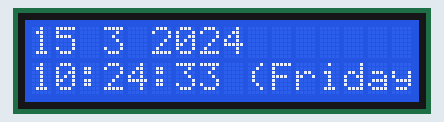
Simulated run of this sketch. Board: Arduino Leonardo, built with avr-gcc and run on an emulated ATmega32U4. Shown: 16×2 character LCD. The local clock reads 2024-03-15 10:24:30 at power-on unless the sketch sets it.

Above: at 3.1 s.
At 7.1 s:
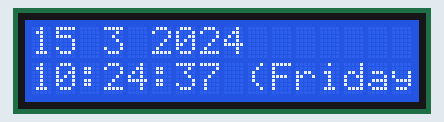
At 11.2 s:
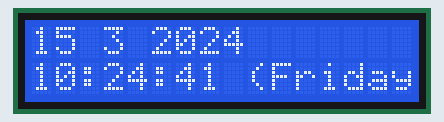
At 19.2 s:
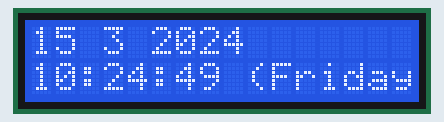
At 27.2 s:
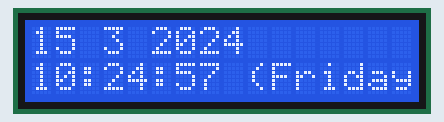
At 37.2 s:
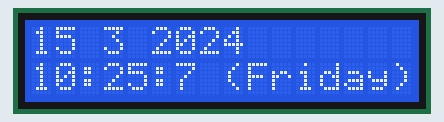

Measured:
- what the display in image 0 shows lasts 2.0 s, from 3.1 s to 5.1 s

The sketch:

TimeRTC.ino
```cpp
// Date and time functions using a DS3231 RTC connected via I2C and Wire lib
#include "RTClib.h"
#include <LiquidCrystal.h>

RTC_DS3231 rtc;

char daysOfTheWeek[7][12] = {"Sunday", "Monday", "Tuesday", "Wednesday", "Thursday", "Friday", "Saturday"};

// initialize the library with the numbers of the interface pins
LiquidCrystal lcd(12, 11, 5, 4, 3, 2);

void setup () {
  // set up the LCD's number of columns and rows:
  lcd.begin(16, 2);
    lcd.setCursor(0, 0);
#ifndef ESP8266
  while (!Serial); // for Leonardo/Micro/Zero
#endif

  Serial.begin(9600);

  delay(3000); // wait for console opening

  if (! rtc.begin()) {
    lcd.print("Couldn't find RTC");
    while (1);
  }

  if (rtc.lostPower()) {
    lcd.print("RTC lost power, lets set the time!");
    // following line sets the RTC to the date & time this sketch was compiled
    rtc.adjust(DateTime(F(__DATE__), F(__TIME__)));
    // This line sets the RTC with an explicit date & time, for example to set
    // January 21, 2014 at 3am you would call:
    // rtc.adjust(DateTime(2014, 1, 21, 3, 0, 0));
  }
}

void loop () {
    DateTime now = rtc.now();
lcd.setCursor(0, 0);
    lcd.print(now.day(), DEC);
    lcd.print(' ');
    lcd.print(now.month(), DEC);
    lcd.print(' ');
    lcd.print(now.year(), DEC);
lcd.setCursor(0 ,1);
    lcd.print(now.hour(), DEC);
    lcd.print(':');
    lcd.print(now.minute(), DEC);
    lcd.print(':');
    lcd.print(now.second(), DEC);
    lcd.print(" (");
    lcd.print(daysOfTheWeek[now.dayOfTheWeek()]);
    lcd.print(") ");
//    lcd.println();

//    Serial.print(" since midnight 1/1/1970 = ");
//    Serial.print(now.unixtime());
//    Serial.print("s = ");
//    Serial.print(now.unixtime() / 86400L);
//    Serial.println("d");

// lcd.setCursor(0, 1);
//    lcd.print("Temperature: ");
//    lcd.print(rtc.getTemperature());
//    lcd.println(" C");

//    lcd.println();
    delay(2000);
}
```
